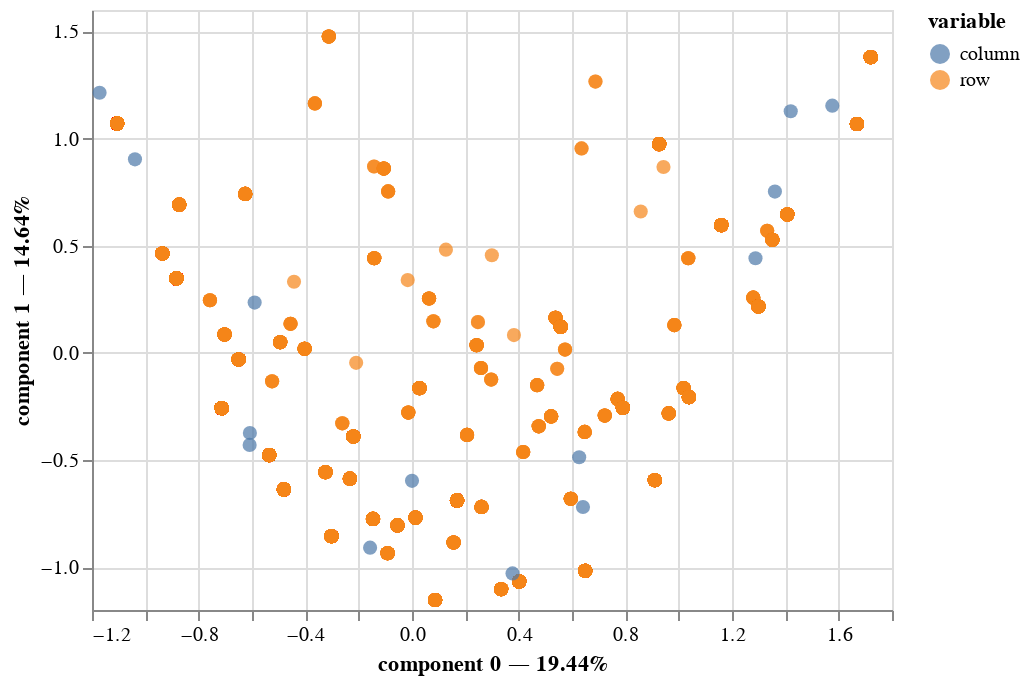

The notebook cell saved with this chart:
### Code cell
# Application de l'ACM
acm_competpol = prince.MCA(n_components = 2)

acm_competpol = acm_competpol.fit(labels_data[competpol])

ax = acm_competpol.plot(X=labels_data[competpol])
ax

### Figure 1 — Vega-Lite specification as saved in the notebook (floating-point values rounded to 4 significant figures; data arrays with more than 128 entries replaced by an {"elided": "..."} marker saying what was removed)
{"config": {"view": {"continuousWidth": 400, "continuousHeight": 300}}, "data": {"name": "data-15e184d1b1724d15542aad2359f39eed"}, "mark": {"type": "circle", "size": 50}, "encoding": {"color": {"field": "variable", "type": "nominal"}, "tooltip": [{"field": "variable", "type": "nominal"}, {"field": "value", "type": "nominal"}, {"field": "component 0", "type": "quantitative"}, {"field": "component 1", "type": "quantitative"}], "x": {"axis": {"title": "component 0 — 19.44%"}, "field": "component 0", "scale": {"zero": false}, "type": "quantitative"}, "y": {"axis": {"title": "component 1 — 14.64%"}, "field": "component 1", "scale": {"zero": false}, "type": "quantitative"}}, "selection": {"selector001": {"type": "interval", "bind": "scales", "encodings": ["x", "y"]}}, "$schema": "https://vega.github.io/schema/vega-lite/v4.17.0.json", "datasets": {"data-15e184d1b1724d15542aad2359f39eed": {"elided": "3101 records"}}}
